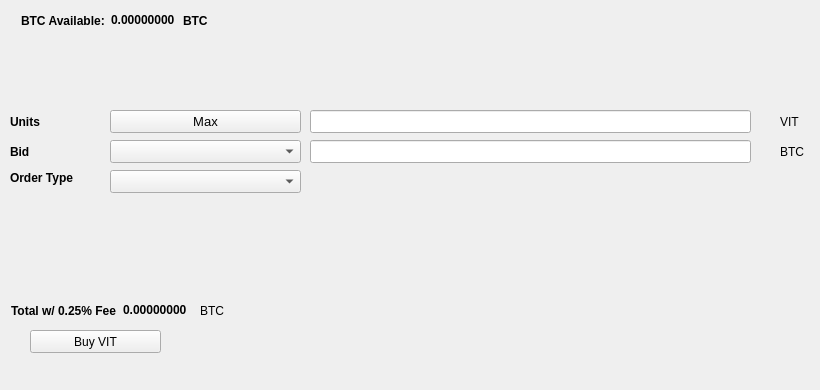
   <widget class="QWidget" name="BuyTab">
    <attribute name="title">
     <string>Buy</string>
    </attribute>
    <widget class="QPushButton" name="BuyVIT">
     <property name="geometry">
      <rect>
       <x>30</x>
       <y>330</y>
       <width>131</width>
       <height>23</height>
      </rect>
     </property>
     <property name="text">
      <string>Buy VIT</string>
     </property>
     <property name="icon">
      <iconset resource="../Vitality.qrc">
       <normaloff>:/icons/bitcoin</normaloff>:/icons/bitcoin</iconset>
     </property>
    </widget>
    <widget class="QLabel" name="label_3">
     <property name="geometry">
      <rect>
       <x>10</x>
       <y>110</y>
       <width>46</width>
       <height>23</height>
      </rect>
     </property>
     <property name="font">
      <font>
       <weight>75</weight>
       <bold>true</bold>
      </font>
     </property>
     <property name="text">
      <string>Units</string>
     </property>
    </widget>
    <widget class="QLineEdit" name="UnitsInput">
     <property name="geometry">
      <rect>
       <x>310</x>
       <y>110</y>
       <width>441</width>
       <height>23</height>
      </rect>
     </property>
     <property name="font">
      <font>
       <pointsize>9</pointsize>
       <weight>75</weight>
       <bold>true</bold>
      </font>
     </property>
    </widget>
    <widget class="QLineEdit" name="BuyBidPriceEdit">
     <property name="geometry">
      <rect>
       <x>310</x>
       <y>140</y>
       <width>441</width>
       <height>23</height>
      </rect>
     </property>
     <property name="font">
      <font>
       <pointsize>9</pointsize>
       <weight>75</weight>
       <bold>true</bold>
      </font>
     </property>
    </widget>
    <widget class="QLabel" name="label_4">
     <property name="geometry">
      <rect>
       <x>780</x>
       <y>110</y>
       <width>31</width>
       <height>23</height>
      </rect>
     </property>
     <property name="text">
      <string>VIT</string>
     </property>
    </widget>
    <widget class="QLabel" name="label_5">
     <property name="geometry">
      <rect>
       <x>780</x>
       <y>140</y>
       <width>31</width>
       <height>23</height>
      </rect>
     </property>
     <property name="text">
      <string>BTC</string>
     </property>
    </widget>
    <widget class="QLabel" name="label_6">
     <property name="geometry">
      <rect>
       <x>10</x>
       <y>140</y>
       <width>46</width>
       <height>23</height>
      </rect>
     </property>
     <property name="font">
      <font>
       <weight>75</weight>
       <bold>true</bold>
      </font>
     </property>
     <property name="text">
      <string>Bid</string>
     </property>
    </widget>
    <widget class="QLabel" name="label_7">
     <property name="geometry">
      <rect>
       <x>10</x>
       <y>170</y>
       <width>91</width>
       <height>16</height>
      </rect>
     </property>
     <property name="font">
      <font>
       <weight>75</weight>
       <bold>true</bold>
      </font>
     </property>
     <property name="text">
      <string>Order Type</string>
     </property>
    </widget>
    <widget class="QPushButton" name="Buy_Max_Amount">
     <property name="geometry">
      <rect>
       <x>110</x>
       <y>110</y>
       <width>191</width>
       <height>23</height>
      </rect>
     </property>
     <property name="font">
      <font>
       <pointsize>10</pointsize>
      </font>
     </property>
     <property name="text">
      <string>Max</string>
     </property>
    </widget>
    <widget class="QComboBox" name="BuyBidcomboBox">
     <property name="geometry">
      <rect>
       <x>110</x>
       <y>140</y>
       <width>191</width>
       <height>23</height>
      </rect>
     </property>
     <property name="font">
      <font>
       <pointsize>10</pointsize>
      </font>
     </property>
    </widget>
    <widget class="QComboBox" name="buyOrdertypeCombo">
     <property name="geometry">
      <rect>
       <x>110</x>
       <y>170</y>
       <width>191</width>
       <height>23</height>
      </rect>
     </property>
     <property name="font">
      <font>
       <pointsize>10</pointsize>
      </font>
     </property>
    </widget>
    <widget class="QWidget" name="layoutWidget1">
     <property name="geometry">
      <rect>
       <x>21</x>
       <y>11</y>
       <width>227</width>
       <height>19</height>
      </rect>
     </property>
     <layout class="QHBoxLayout" name="horizontalLayout_3">
      <item>
       <widget class="QLabel" name="label232">
        <property name="font">
         <font>
          <weight>75</weight>
          <bold>true</bold>
         </font>
        </property>
        <property name="text">
         <string>BTC Available:</string>
        </property>
       </widget>
      </item>
      <item>
       <widget class="QLabel" name="BtcAvailableLbl">
        <property name="palette">
         <palette>
          <active>
           <colorrole role="WindowText">
            <brush brushstyle="SolidPattern">
             <color alpha="255">
              <red>0</red>
              <green>0</green>
              <blue>0</blue>
             </color>
            </brush>
           </colorrole>
           <colorrole role="Button">
            <brush brushstyle="SolidPattern">
             <color alpha="255">
              <red>0</red>
              <green>170</green>
              <blue>0</blue>
             </color>
            </brush>
           </colorrole>
           <colorrole role="Light">
            <brush brushstyle="SolidPattern">
             <color alpha="255">
              <red>0</red>
              <green>255</green>
              <blue>0</blue>
             </color>
            </brush>
           </colorrole>
           <colorrole role="Midlight">
            <brush brushstyle="SolidPattern">
             <color alpha="255">
              <red>0</red>
              <green>212</green>
              <blue>0</blue>
             </color>
            </brush>
           </colorrole>
           <colorrole role="Dark">
            <brush brushstyle="SolidPattern">
             <color alpha="255">
              <red>0</red>
              <green>85</green>
              <blue>0</blue>
             </color>
            </brush>
           </colorrole>
           <colorrole role="Mid">
            <brush brushstyle="SolidPattern">
             <color alpha="255">
              <red>0</red>
              <green>113</green>
              <blue>0</blue>
             </color>
            </brush>
           </colorrole>
           <colorrole role="Text">
            <brush brushstyle="SolidPattern">
             <color alpha="255">
              <red>0</red>
              <green>170</green>
              <blue>0</blue>
             </color>
            </brush>
           </colorrole>
           <colorrole role="BrightText">
            <brush brushstyle="SolidPattern">
             <color alpha="255">
              <red>255</red>
              <green>255</green>
              <blue>255</blue>
             </color>
            </brush>
           </colorrole>
           <colorrole role="ButtonText">
            <brush brushstyle="SolidPattern">
             <color alpha="255">
              <red>0</red>
              <green>0</green>
              <blue>0</blue>
             </color>
            </brush>
           </colorrole>
           <colorrole role="Base">
            <brush brushstyle="SolidPattern">
             <color alpha="255">
              <red>255</red>
              <green>255</green>
              <blue>255</blue>
             </color>
            </brush>
           </colorrole>
           <colorrole role="Window">
            <brush brushstyle="SolidPattern">
             <color alpha="255">
              <red>0</red>
              <green>170</green>
              <blue>0</blue>
             </color>
            </brush>
           </colorrole>
           <colorrole role="Shadow">
            <brush brushstyle="SolidPattern">
             <color alpha="255">
              <red>0</red>
              <green>0</green>
              <blue>0</blue>
             </color>
            </brush>
           </colorrole>
           <colorrole role="AlternateBase">
            <brush brushstyle="SolidPattern">
             <color alpha="255">
              <red>127</red>
              <green>212</green>
              <blue>127</blue>
             </color>
            </brush>
           </colorrole>
           <colorrole role="ToolTipBase">
            <brush brushstyle="SolidPattern">
             <color alpha="255">
              <red>255</red>
              <green>255</green>
              <blue>220</blue>
             </color>
            </brush>
           </colorrole>
           <colorrole role="ToolTipText">
            <brush brushstyle="SolidPattern">
             <color alpha="255">
              <red>0</red>
              <green>0</green>
              <blue>0</blue>
             </color>
            </brush>
           </colorrole>
          </active>
          <inactive>
           <colorrole role="WindowText">
            <brush brushstyle="SolidPattern">
             <color alpha="255">
              <red>0</red>
              <green>0</green>
              <blue>0</blue>
             </color>
            </brush>
           </colorrole>
           <colorrole role="Button">
            <brush brushstyle="SolidPattern">
             <color alpha="255">
              <red>0</red>
              <green>170</green>
              <blue>0</blue>
             </color>
            </brush>
           </colorrole>
           <colorrole role="Light">
            <brush brushstyle="SolidPattern">
             <color alpha="255">
              <red>0</red>
              <green>255</green>
              <blue>0</blue>
             </color>
            </brush>
           </colorrole>
           <colorrole role="Midlight">
            <brush brushstyle="SolidPattern">
             <color alpha="255">
              <red>0</red>
              <green>212</green>
              <blue>0</blue>
             </color>
            </brush>
           </colorrole>
           <colorrole role="Dark">
            <brush brushstyle="SolidPattern">
             <color alpha="255">
              <red>0</red>
              <green>85</green>
              <blue>0</blue>
             </color>
            </brush>
           </colorrole>
           <colorrole role="Mid">
            <brush brushstyle="SolidPattern">
             <color alpha="255">
              <red>0</red>
              <green>113</green>
              <blue>0</blue>
             </color>
            </brush>
           </colorrole>
           <colorrole role="Text">
            <brush brushstyle="SolidPattern">
             <color alpha="255">
              <red>0</red>
              <green>170</green>
              <blue>0</blue>
             </color>
            </brush>
           </colorrole>
           <colorrole role="BrightText">
            <brush brushstyle="SolidPattern">
             <color alpha="255">
              <red>255</red>
              <green>255</green>
              <blue>255</blue>
             </color>
            </brush>
           </colorrole>
           <colorrole role="ButtonText">
            <brush brushstyle="SolidPattern">
             <color alpha="255">
              <red>0</red>
              <green>0</green>
              <blue>0</blue>
             </color>
            </brush>
           </colorrole>
           <colorrole role="Base">
            <brush brushstyle="SolidPattern">
             <color alpha="255">
              <red>255</red>
              <green>255</green>
              <blue>255</blue>
             </color>
            </brush>
           </colorrole>
           <colorrole role="Window">
            <brush brushstyle="SolidPattern">
             <color alpha="255">
              <red>0</red>
              <green>170</green>
              <blue>0</blue>
             </color>
            </brush>
           </colorrole>
           <colorrole role="Shadow">
            <brush brushstyle="SolidPattern">
             <color alpha="255">
              <red>0</red>
              <green>0</green>
              <blue>0</blue>
             </color>
            </brush>
           </colorrole>
           <colorrole role="AlternateBase">
            <brush brushstyle="SolidPattern">
             <color alpha="255">
              <red>127</red>
              <green>212</green>
              <blue>127</blue>
             </color>
            </brush>
           </colorrole>
           <colorrole role="ToolTipBase">
            <brush brushstyle="SolidPattern">
             <color alpha="255">
              <red>255</red>
              <green>255</green>
              <blue>220</blue>
             </color>
            </brush>
           </colorrole>
           <colorrole role="ToolTipText">
            <brush brushstyle="SolidPattern">
             <color alpha="255">
              <red>0</red>
              <green>0</green>
              <blue>0</blue>
             </color>
            </brush>
           </colorrole>
          </inactive>
          <disabled>
           <colorrole role="WindowText">
            <brush brushstyle="SolidPattern">
             <color alpha="255">
              <red>0</red>
              <green>85</green>
              <blue>0</blue>
             </color>
            </brush>
           </colorrole>
           <colorrole role="Button">
            <brush brushstyle="SolidPattern">
             <color alpha="255">
              <red>0</red>
              <green>170</green>
              <blue>0</blue>
             </color>
            </brush>
           </colorrole>
           <colorrole role="Light">
            <brush brushstyle="SolidPattern">
             <color alpha="255">
              <red>0</red>
              <green>255</green>
              <blue>0</blue>
             </color>
            </brush>
           </colorrole>
           <colorrole role="Midlight">
            <brush brushstyle="SolidPattern">
             <color alpha="255">
              <red>0</red>
              <green>212</green>
              <blue>0</blue>
             </color>
            </brush>
           </colorrole>
           <colorrole role="Dark">
            <brush brushstyle="SolidPattern">
             <color alpha="255">
              <red>0</red>
              <green>85</green>
              <blue>0</blue>
             </color>
            </brush>
           </colorrole>
           <colorrole role="Mid">
            <brush brushstyle="SolidPattern">
             <color alpha="255">
              <red>0</red>
              <green>113</green>
              <blue>0</blue>
             </color>
            </brush>
           </colorrole>
           <colorrole role="Text">
            <brush brushstyle="SolidPattern">
             <color alpha="255">
              <red>0</red>
              <green>85</green>
              <blue>0</blue>
             </color>
            </brush>
           </colorrole>
           <colorrole role="BrightText">
            <brush brushstyle="SolidPattern">
             <color alpha="255">
              <red>255</red>
              <green>255</green>
              <blue>255</blue>
             </color>
            </brush>
           </colorrole>
           <colorrole role="ButtonText">
            <brush brushstyle="SolidPattern">
             <color alpha="255">
              <red>0</red>
              <green>85</green>
              <blue>0</blue>
             </color>
            </brush>
           </colorrole>
           <colorrole role="Base">
            <brush brushstyle="SolidPattern">
             <color alpha="255">
              <red>0</red>
              <green>170</green>
              <blue>0</blue>
             </color>
            </brush>
           </colorrole>
           <colorrole role="Window">
            <brush brushstyle="SolidPattern">
             <color alpha="255">
              <red>0</red>
              <green>170</green>
              <blue>0</blue>
             </color>
            </brush>
           </colorrole>
           <colorrole role="Shadow">
            <brush brushstyle="SolidPattern">
             <color alpha="255">
              <red>0</red>
              <green>0</green>
              <blue>0</blue>
             </color>
            </brush>
           </colorrole>
           <colorrole role="AlternateBase">
            <brush brushstyle="SolidPattern">
             <color alpha="255">
              <red>0</red>
              <green>170</green>
              <blue>0</blue>
             </color>
            </brush>
           </colorrole>
           <colorrole role="ToolTipBase">
            <brush brushstyle="SolidPattern">
             <color alpha="255">
              <red>255</red>
              <green>255</green>
              <blue>220</blue>
             </color>
            </brush>
           </colorrole>
           <colorrole role="ToolTipText">
            <brush brushstyle="SolidPattern">
             <color alpha="255">
              <red>0</red>
              <green>0</green>
              <blue>0</blue>
             </color>
            </brush>
           </colorrole>
          </disabled>
         </palette>
        </property>
        <property name="font">
         <font>
          <weight>75</weight>
          <bold>true</bold>
         </font>
        </property>
        <property name="text">
         <string>0.00000000</string>
        </property>
        <property name="textInteractionFlags">
         <set>Qt::LinksAccessibleByMouse|Qt::TextSelectableByKeyboard|Qt::TextSelectableByMouse</set>
        </property>
       </widget>
      </item>
      <item>
       <widget class="QLabel" name="BtcAvailableLbl_2">
        <property name="font">
         <font>
          <weight>75</weight>
          <bold>true</bold>
         </font>
        </property>
        <property name="text">
         <string>BTC</string>
        </property>
       </widget>
      </item>
     </layout>
    </widget>
    <widget class="QWidget" name="layoutWidge2">
     <property name="geometry">
      <rect>
       <x>11</x>
       <y>301</y>
       <width>259</width>
       <height>19</height>
      </rect>
     </property>
     <layout class="QHBoxLayout" name="horizontalLayout_4">
      <item>
       <widget class="QLabel" name="label_9">
        <property name="font">
         <font>
          <weight>75</weight>
          <bold>true</bold>
         </font>
        </property>
        <property name="text">
         <string>Total w/ 0.25% Fee</string>
        </property>
       </widget>
      </item>
      <item>
       <widget class="QLabel" name="BuyCostLabel">
        <property name="palette">
         <palette>
          <active>
           <colorrole role="WindowText">
            <brush brushstyle="SolidPattern">
             <color alpha="255">
              <red>0</red>
              <green>0</green>
              <blue>0</blue>
             </color>
            </brush>
           </colorrole>
           <colorrole role="Button">
            <brush brushstyle="SolidPattern">
             <color alpha="255">
              <red>0</red>
              <green>170</green>
              <blue>0</blue>
             </color>
            </brush>
           </colorrole>
           <colorrole role="Light">
            <brush brushstyle="SolidPattern">
             <color alpha="255">
              <red>0</red>
              <green>255</green>
              <blue>0</blue>
             </color>
            </brush>
           </colorrole>
           <colorrole role="Midlight">
            <brush brushstyle="SolidPattern">
             <color alpha="255">
              <red>0</red>
              <green>212</green>
              <blue>0</blue>
             </color>
            </brush>
           </colorrole>
           <colorrole role="Dark">
            <brush brushstyle="SolidPattern">
             <color alpha="255">
              <red>0</red>
              <green>85</green>
              <blue>0</blue>
             </color>
            </brush>
           </colorrole>
           <colorrole role="Mid">
            <brush brushstyle="SolidPattern">
             <color alpha="255">
              <red>0</red>
              <green>113</green>
              <blue>0</blue>
             </color>
            </brush>
           </colorrole>
           <colorrole role="Text">
            <brush brushstyle="SolidPattern">
             <color alpha="255">
              <red>0</red>
              <green>170</green>
              <blue>0</blue>
             </color>
            </brush>
           </colorrole>
           <colorrole role="BrightText">
            <brush brushstyle="SolidPattern">
             <color alpha="255">
              <red>255</red>
              <green>255</green>
              <blue>255</blue>
             </color>
            </brush>
           </colorrole>
           <colorrole role="ButtonText">
            <brush brushstyle="SolidPattern">
             <color alpha="255">
              <red>0</red>
              <green>0</green>
              <blue>0</blue>
             </color>
            </brush>
           </colorrole>
           <colorrole role="Base">
            <brush brushstyle="SolidPattern">
             <color alpha="255">
              <red>255</red>
              <green>255</green>
              <blue>255</blue>
             </color>
            </brush>
           </colorrole>
           <colorrole role="Window">
            <brush brushstyle="SolidPattern">
             <color alpha="255">
              <red>0</red>
              <green>170</green>
              <blue>0</blue>
             </color>
            </brush>
           </colorrole>
           <colorrole role="Shadow">
            <brush brushstyle="SolidPattern">
             <color alpha="255">
              <red>0</red>
              <green>0</green>
              <blue>0</blue>
             </color>
            </brush>
           </colorrole>
           <colorrole role="AlternateBase">
            <brush brushstyle="SolidPattern">
             <color alpha="255">
              <red>127</red>
              <green>212</green>
              <blue>127</blue>
             </color>
            </brush>
           </colorrole>
           <colorrole role="ToolTipBase">
            <brush brushstyle="SolidPattern">
             <color alpha="255">
              <red>255</red>
              <green>255</green>
              <blue>220</blue>
             </color>
            </brush>
           </colorrole>
           <colorrole role="ToolTipText">
            <brush brushstyle="SolidPattern">
             <color alpha="255">
              <red>0</red>
              <green>0</green>
              <blue>0</blue>
             </color>
            </brush>
           </colorrole>
          </active>
          <inactive>
           <colorrole role="WindowText">
            <brush brushstyle="SolidPattern">
             <color alpha="255">
              <red>0</red>
              <green>0</green>
              <blue>0</blue>
             </color>
            </brush>
           </colorrole>
           <colorrole role="Button">
            <brush brushstyle="SolidPattern">
             <color alpha="255">
              <red>0</red>
              <green>170</green>
              <blue>0</blue>
             </color>
            </brush>
           </colorrole>
           <colorrole role="Light">
            <brush brushstyle="SolidPattern">
             <color alpha="255">
              <red>0</red>
              <green>255</green>
              <blue>0</blue>
             </color>
            </brush>
           </colorrole>
           <colorrole role="Midlight">
            <brush brushstyle="SolidPattern">
             <color alpha="255">
              <red>0</red>
              <green>212</green>
              <blue>0</blue>
             </color>
            </brush>
           </colorrole>
           <colorrole role="Dark">
            <brush brushstyle="SolidPattern">
             <color alpha="255">
              <red>0</red>
              <green>85</green>
              <blue>0</blue>
             </color>
            </brush>
           </colorrole>
           <colorrole role="Mid">
            <brush brushstyle="SolidPattern">
             <color alpha="255">
              <red>0</red>
              <green>113</green>
              <blue>0</blue>
             </color>
            </brush>
           </colorrole>
           <colorrole role="Text">
            <brush brushstyle="SolidPattern">
             <color alpha="255">
              <red>0</red>
              <green>170</green>
              <blue>0</blue>
             </color>
            </brush>
           </colorrole>
           <colorrole role="BrightText">
            <brush brushstyle="SolidPattern">
             <color alpha="255">
              <red>255</red>
              <green>255</green>
              <blue>255</blue>
             </color>
            </brush>
           </colorrole>
           <colorrole role="ButtonText">
            <brush brushstyle="SolidPattern">
             <color alpha="255">
              <red>0</red>
              <green>0</green>
              <blue>0</blue>
             </color>
            </brush>
           </colorrole>
           <colorrole role="Base">
            <brush brushstyle="SolidPattern">
             <color alpha="255">
              <red>255</red>
              <green>255</green>
              <blue>255</blue>
             </color>
            </brush>
           </colorrole>
           <colorrole role="Window">
            <brush brushstyle="SolidPattern">
             <color alpha="255">
              <red>0</red>
              <green>170</green>
              <blue>0</blue>
             </color>
            </brush>
           </colorrole>
           <colorrole role="Shadow">
            <brush brushstyle="SolidPattern">
             <color alpha="255">
              <red>0</red>
              <green>0</green>
              <blue>0</blue>
             </color>
            </brush>
           </colorrole>
           <colorrole role="AlternateBase">
            <brush brushstyle="SolidPattern">
             <color alpha="255">
              <red>127</red>
              <green>212</green>
              <blue>127</blue>
             </color>
            </brush>
           </colorrole>
           <colorrole role="ToolTipBase">
            <brush brushstyle="SolidPattern">
             <color alpha="255">
              <red>255</red>
              <green>255</green>
              <blue>220</blue>
             </color>
            </brush>
           </colorrole>
           <colorrole role="ToolTipText">
            <brush brushstyle="SolidPattern">
             <color alpha="255">
              <red>0</red>
              <green>0</green>
              <blue>0</blue>
             </color>
            </brush>
           </colorrole>
          </inactive>
          <disabled>
           <colorrole role="WindowText">
            <brush brushstyle="SolidPattern">
             <color alpha="255">
              <red>0</red>
              <green>85</green>
              <blue>0</blue>
             </color>
            </brush>
           </colorrole>
           <colorrole role="Button">
            <brush brushstyle="SolidPattern">
             <color alpha="255">
              <red>0</red>
              <green>170</green>
              <blue>0</blue>
             </color>
            </brush>
           </colorrole>
           <colorrole role="Light">
            <brush brushstyle="SolidPattern">
             <color alpha="255">
              <red>0</red>
              <green>255</green>
              <blue>0</blue>
             </color>
            </brush>
           </colorrole>
           <colorrole role="Midlight">
            <brush brushstyle="SolidPattern">
             <color alpha="255">
              <red>0</red>
              <green>212</green>
              <blue>0</blue>
             </color>
            </brush>
           </colorrole>
           <colorrole role="Dark">
            <brush brushstyle="SolidPattern">
             <color alpha="255">
              <red>0</red>
              <green>85</green>
              <blue>0</blue>
             </color>
            </brush>
           </colorrole>
           <colorrole role="Mid">
            <brush brushstyle="SolidPattern">
             <color alpha="255">
              <red>0</red>
              <green>113</green>
              <blue>0</blue>
             </color>
            </brush>
           </colorrole>
           <colorrole role="Text">
            <brush brushstyle="SolidPattern">
             <color alpha="255">
              <red>0</red>
              <green>85</green>
              <blue>0</blue>
             </color>
            </brush>
           </colorrole>
           <colorrole role="BrightText">
            <brush brushstyle="SolidPattern">
             <color alpha="255">
              <red>255</red>
              <green>255</green>
              <blue>255</blue>
             </color>
            </brush>
           </colorrole>
           <colorrole role="ButtonText">
            <brush brushstyle="SolidPattern">
             <color alpha="255">
              <red>0</red>
              <green>85</green>
              <blue>0</blue>
             </color>
            </brush>
           </colorrole>
           <colorrole role="Base">
            <brush brushstyle="SolidPattern">
             <color alpha="255">
              <red>0</red>
              <green>170</green>
              <blue>0</blue>
             </color>
            </brush>
           </colorrole>
           <colorrole role="Window">
            <brush brushstyle="SolidPattern">
             <color alpha="255">
              <red>0</red>
              <green>170</green>
              <blue>0</blue>
             </color>
            </brush>
           </colorrole>
           <colorrole role="Shadow">
            <brush brushstyle="SolidPattern">
             <color alpha="255">
              <red>0</red>
              <green>0</green>
              <blue>0</blue>
             </color>
            </brush>
           </colorrole>
           <colorrole role="AlternateBase">
            <brush brushstyle="SolidPattern">
             <color alpha="255">
              <red>0</red>
              <green>170</green>
              <blue>0</blue>
             </color>
            </brush>
           </colorrole>
           <colorrole role="ToolTipBase">
            <brush brushstyle="SolidPattern">
             <color alpha="255">
              <red>255</red>
              <green>255</green>
              <blue>220</blue>
             </color>
            </brush>
           </colorrole>
           <colorrole role="ToolTipText">
            <brush brushstyle="SolidPattern">
             <color alpha="255">
              <red>0</red>
              <green>0</green>
              <blue>0</blue>
             </color>
            </brush>
           </colorrole>
          </disabled>
         </palette>
        </property>
        <property name="font">
         <font>
          <weight>75</weight>
          <bold>true</bold>
         </font>
        </property>
        <property name="autoFillBackground">
         <bool>false</bool>
        </property>
        <property name="text">
         <string>0.00000000</string>
        </property>
        <property name="textInteractionFlags">
         <set>Qt::LinksAccessibleByMouse|Qt::TextSelectableByMouse</set>
        </property>
       </widget>
      </item>
      <item>
       <widget class="QLabel" name="label_10">
        <property name="font">
         <font>
          <weight>50</weight>
          <bold>false</bold>
         </font>
        </property>
        <property name="text">
         <string>BTC</string>
        </property>
       </widget>
      </item>
     </layout>
    </widget>
    <widget class="QLabel" name="label_24">
     <property name="geometry">
      <rect>
       <x>460</x>
       <y>300</y>
       <width>281</width>
       <height>81</height>
      </rect>
     </property>
     <property name="text">
      <string/>
     </property>
     <property name="pixmap">
      <pixmap>:/images/bittrex</pixmap>
     </property>
    </widget>
   </widget>
